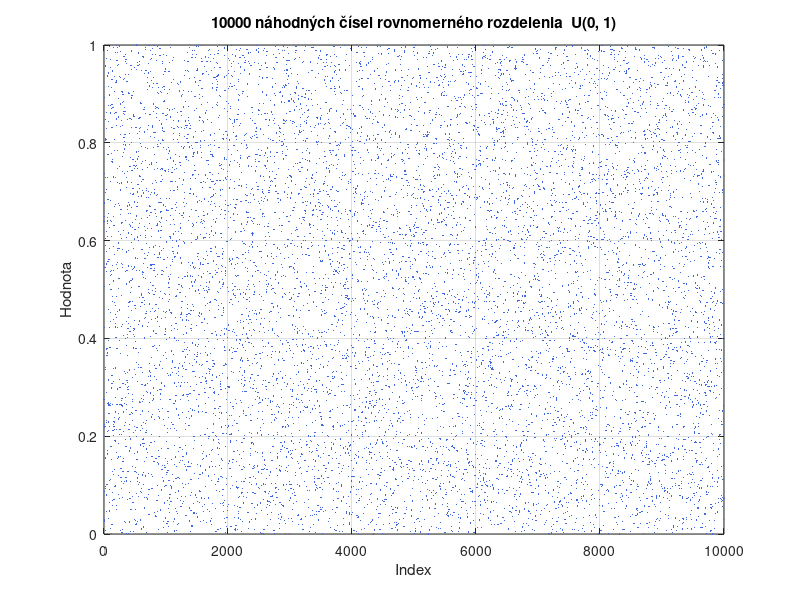
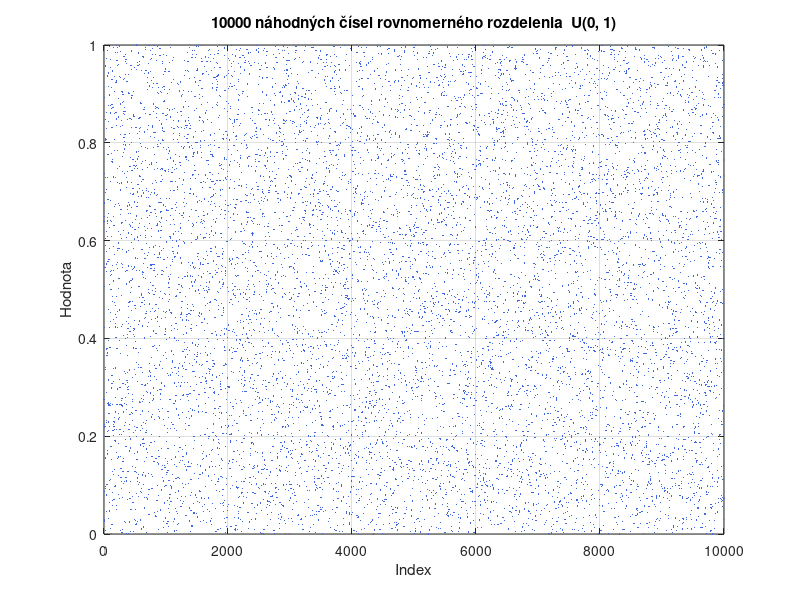

Write the MATLAB code that produced these figures, in order. (Note: this script raises an error after producing the figures.)
function analyza_pcap(pcap_file, only_task1)
%ANALYZA_PCAP  Analýza reálneho IP toku – TIS Zadanie 1
%
%  Autor  : Patrik  (6 písmen → mu = 6 p/s)
%
%  Použitie:
%    analyza_pcap                      % iba Task 1 (bez pcap)
%    analyza_pcap('subor.pcap')        % plná analýza
%    analyza_pcap('subor.pcap', true)  % iba Task 1
%
%  Požiadavky:
%    - MATLAB R2020a+ (exportgraphics)
%    - Statistics and Machine Learning Toolbox  (exprnd, poisspdf, prctile)
%    - Pre načítanie PCAP: Communications Toolbox (pcapread, R2021a+)
%      Alternatíva: exportujte PCAP do CSV cez tshark a upravte load_pcap().

if nargin < 1, pcap_file  = '';    end
if nargin < 2, only_task1 = false; end

%% ── Globálne nastavenia ──────────────────────────────────────────────────
NAME       = 'Patrik';
MU         = double(numel(NAME));   % 6 p/s  (počet písmen v mene)
N_SIM      = 10000;                 % počet simulovaných hodnôt
CHOSEN_BIN = 1.0;                   % vybrané vzorkovanie [s]

OUTPUT_DIR = 'output';
FIG_DIR    = fullfile(OUTPUT_DIR, 'figures');   % .fig (MATLAB figure)
JPG_DIR    = fullfile(OUTPUT_DIR, 'jpg');        % .jpg
TXT_DIR    = fullfile(OUTPUT_DIR, 'data');        % .txt

% vytvor výstupné adresáre
for d = {OUTPUT_DIR, FIG_DIR, JPG_DIR, TXT_DIR}
    if ~exist(d{1}, 'dir'), mkdir(d{1}); end
end

rng(42);   % reprodukovateľnosť

%% ── Task 1 – vždy ───────────────────────────────────────────────────────
task1_poisson_simulation(MU, N_SIM, JPG_DIR, FIG_DIR, TXT_DIR);

%% ── Task 2 & 3 – iba ak máme PCAP ───────────────────────────────────────
if ~only_task1
    if isempty(pcap_file)
        fprintf('\nPoznámka: nebol zadaný .pcap súbor – beží iba Task 1.\n');
        fprintf('Použitie: analyza_pcap(''subor.pcap'')\n');
    else
        if ~isfile(pcap_file)
            error('Súbor ''%s'' neexistuje.', pcap_file);
        end
        [times, protos] = load_pcap(pcap_file);
        task2_full_analysis(times, protos, CHOSEN_BIN, JPG_DIR, FIG_DIR, TXT_DIR);
        task3_segments(times, protos, CHOSEN_BIN, JPG_DIR, FIG_DIR, TXT_DIR);
    end
end

create_zip(OUTPUT_DIR);
end


%%%%%%%%%%%%%%%%%%%%%%%%%%%%%%%%%%%%%%%%%%%%%%%%%%%%%%%%%%%%%%%%%%%%%%%%%%%
%  TASK 1 – Simulácia Poissonovho toku
%%%%%%%%%%%%%%%%%%%%%%%%%%%%%%%%%%%%%%%%%%%%%%%%%%%%%%%%%%%%%%%%%%%%%%%%%%%

function task1_poisson_simulation(MU, N_SIM, JPG_DIR, FIG_DIR, TXT_DIR)
fprintf('\n%s\n', repmat('=', 1, 60));
fprintf('TASK 1 – Simulácia Poissonovho toku  (λ = %d p/s, N = %d)\n', MU, N_SIM);
fprintf('%s\n', repmat('=', 1, 60));

% ── Obr. 1 – rovnomerné rozdelenie ────────────────────────────────────
uniform_vals = rand(N_SIM, 1);

fig1 = figure('Visible', 'off', 'Position', [0 0 1100 400]);
plot(uniform_vals, '.', 'MarkerSize', 2, 'Color', [0.25 0.41 0.88]);
title(sprintf('%d náhodných čísel rovnomerného rozdelenia  U(0, 1)', N_SIM));
xlabel('Index');  ylabel('Hodnota');
ylim([0 1]);  grid on;
save_fig(fig1, 'task1_01_uniform', JPG_DIR, FIG_DIR);
save_txt(uniform_vals, 'task1_01_uniform', 'uniform_U(0,1)', TXT_DIR);
close(fig1);

% ── Obr. 2 – exponenciálne rozdelenie (medzery medzi príchodmi) ───────
exp_gaps = exprnd(1.0 / MU, N_SIM, 1);

fig2 = figure('Visible', 'off', 'Position', [0 0 1100 400]);
plot(exp_gaps, '.', 'MarkerSize', 2, 'Color', [1.0 0.55 0.0]);
title(sprintf('%d náhodných čísel exponenciálneho rozdelenia  (λ = %d p/s,  stredná hodnota = %.4f s)', ...
    N_SIM, MU, 1/MU));
xlabel('Index');  ylabel('Medzera  [s]');
grid on;
save_fig(fig2, 'task1_02_exponential', JPG_DIR, FIG_DIR);
save_txt(exp_gaps, 'task1_02_exponential', 'exponential_inter-arrival_time_s', TXT_DIR);
close(fig2);

% ── Vzorkovanie na 1-sekundové intervaly ──────────────────────────────
arrival_times = cumsum(exp_gaps);
t_end         = arrival_times(end);
t_bins        = (0 : ceil(t_end))';          % hrany histogramu
counts_1s     = histcounts(arrival_times, t_bins)';
bin_centers   = 0.5 * (t_bins(1:end-1) + t_bins(2:end));

% ── Obr. 3 – vzorkovaný Poissonov proces (priebeh + počty/s) ──────────
n_show = min(500, numel(arrival_times));
show_s = min(200, numel(counts_1s));

fig3 = figure('Visible', 'off', 'Position', [0 0 1300 700]);

subplot(2, 1, 1);
stairs(arrival_times(1:n_show), (1:n_show)', 'Color', [0.27 0.51 0.71], 'LineWidth', 0.9);
title(sprintf('Vzorkovaný Poissonov proces – kumulatívne príchody (prvých %d)', n_show));
xlabel('Čas  [s]');  ylabel('Kum. počet príchodov');
grid on;

subplot(2, 1, 2);
bar(bin_centers(1:show_s), counts_1s(1:show_s), 1.0, ...
    'FaceColor', [0.18 0.55 0.34], 'EdgeColor', [0.0 0.39 0.0], ...
    'FaceAlpha', 0.75, 'LineWidth', 0.3);
hold on;
yline(MU, 'r--', 'LineWidth', 1.5);
hold off;
title(sprintf('Počet príchodov za 1 sekundu  (prvých %d s)', show_s));
xlabel('Čas  [s]');  ylabel('Počet príchodov / s');
legend(sprintf('E[k] = λ = %d', MU), 'Location', 'northeast');
grid on;

sgtitle('Simulácia Poissonovho toku – vzorkovanie na 1 s', 'FontSize', 13, 'FontWeight', 'bold');
save_fig(fig3, 'task1_03_poisson_sampled', JPG_DIR, FIG_DIR);
save_txt([bin_centers, counts_1s], 'task1_03_counts_per_second', ...
    'time_start_s;counts_per_1s', TXT_DIR);
close(fig3);

% ── Obr. 4 – porovnanie simulácia vs. teoretické Poissonovo rozd. ─────
k_max     = max(max(counts_1s), MU + 5);
k_vals    = (0 : k_max)';
sim_cnt   = histcounts(counts_1s, (-0.5 : k_max + 0.5))';
sim_prob  = sim_cnt / sum(sim_cnt);
theo_prob = poisspdf(k_vals, MU);

fig4 = figure('Visible', 'off', 'Position', [0 0 1200 500]);
w = 0.38;
hold on;
bar(k_vals - w/2, sim_prob,  w, 'FaceColor', [0.27 0.51 0.71], ...
    'EdgeColor', [0 0 0.5],  'FaceAlpha', 0.80, 'LineWidth', 0.4);
bar(k_vals + w/2, theo_prob, w, 'FaceColor', [1.0 0.50 0.31], ...
    'EdgeColor', [0.55 0 0], 'FaceAlpha', 0.80, 'LineWidth', 0.4);
hold off;
title(sprintf('Porovnanie simulácie a teoretického Poissonovho rozdelenia  (λ = %d, N = %d)', ...
    MU, N_SIM));
xlabel('k  (príchody za 1 s)');  ylabel('Pravdepodobnosť  P(X = k)');
legend('Simulácia', sprintf('Poisson(λ = %d)', MU), 'Location', 'northeast');
grid on;

save_fig(fig4, 'task1_04_poisson_comparison', JPG_DIR, FIG_DIR);
save_txt([k_vals, sim_prob, theo_prob], 'task1_04_poisson_comparison', ...
    'k;sim_probability;theo_probability', TXT_DIR);
close(fig4);

fprintf('  Simulačný čas: %.1f s  |  bins: %d\n', t_end, numel(counts_1s));
fprintf('  Task 1 – hotovo.\n\n');
end


%%%%%%%%%%%%%%%%%%%%%%%%%%%%%%%%%%%%%%%%%%%%%%%%%%%%%%%%%%%%%%%%%%%%%%%%%%%
%  Pomocné funkcie – medzery a tok
%%%%%%%%%%%%%%%%%%%%%%%%%%%%%%%%%%%%%%%%%%%%%%%%%%%%%%%%%%%%%%%%%%%%%%%%%%%

function gaps = compute_gaps(times)
gaps  = diff(times);
n_neg = sum(gaps < 0);
if n_neg > 0
    fprintf('    Odstraňujem %d záporných medzier\n', n_neg);
end
gaps = gaps(gaps >= 0);
end


function [rate, pdf_fit] = exp_fit_curve(gaps, x)
mu_g = mean(gaps);
if mu_g > 0
    rate = 1.0 / mu_g;
else
    rate = 1.0;
end
pdf_fit = rate * exp(-rate * x);
end


function plot_gaps_3(gaps, prefix, title_str, JPG_DIR, FIG_DIR, TXT_DIR)
n_bins = min(120, max(20, floor(numel(gaps) / 80)));
x_99   = prctile(gaps, 99);
if isempty(x_99) || x_99 == 0, x_99 = 1.0; end
x_fit  = linspace(0, x_99, 300)';
[rate, pdf_fit] = exp_fit_curve(gaps, x_fit);

% ── gaps01 kombinovaný (priebeh + histogram) ───────────────────────────
fig = figure('Visible', 'off', 'Position', [0 0 1400 400]);

subplot(1, 2, 1);
plot(gaps, '.', 'MarkerSize', 1.5, 'Color', [0.27 0.51 0.71]);
title('Priebeh medzier (bez záporných)');
xlabel('Index paketu');  ylabel('Medzera  [s]');
grid on;

subplot(1, 2, 2);
histogram(gaps, n_bins, 'Normalization', 'pdf', 'BinLimits', [0, x_99], ...
    'FaceColor', [0.27 0.51 0.71], 'EdgeColor', [0 0 0.5], ...
    'FaceAlpha', 0.75, 'LineWidth', 0.3);
hold on;
plot(x_fit, pdf_fit, 'r-', 'LineWidth', 2.0);
hold off;
title('Histogram medzier');
xlabel('Medzera  [s]');  ylabel('Hustota pravdepodobnosti');
legend(sprintf('Exp fit  λ = %.3f p/s', rate), 'Location', 'northeast');
xlim([0, x_99]);  grid on;

sgtitle(title_str, 'FontSize', 13, 'FontWeight', 'bold');
save_fig(fig, sprintf('%s_gaps01_combined', prefix), JPG_DIR, FIG_DIR);
close(fig);

% ── gaps02 histogram standalone ────────────────────────────────────────
fig2 = figure('Visible', 'off', 'Position', [0 0 900 500]);
histogram(gaps, n_bins, 'Normalization', 'pdf', 'BinLimits', [0, x_99], ...
    'FaceColor', [0.27 0.51 0.71], 'EdgeColor', [0 0 0.5], ...
    'FaceAlpha', 0.75, 'LineWidth', 0.3);
hold on;
plot(x_fit, pdf_fit, 'r-', 'LineWidth', 2.0);
hold off;
title(sprintf('%s – histogram medzier', title_str));
xlabel('Medzera  [s]');  ylabel('Hustota pravdepodobnosti');
legend(sprintf('Exp fit  λ = %.3f p/s', rate), 'Location', 'northeast');
xlim([0, x_99]);  grid on;
save_fig(fig2, sprintf('%s_gaps02_histogram', prefix), JPG_DIR, FIG_DIR);
close(fig2);

% ── gaps03 priebeh standalone ──────────────────────────────────────────
fig3 = figure('Visible', 'off', 'Position', [0 0 1300 400]);
plot(gaps, '.', 'MarkerSize', 1.5, 'Color', [0.27 0.51 0.71]);
title(sprintf('%s – priebeh medzier medzi paketmi', title_str));
xlabel('Index paketu');  ylabel('Medzera  [s]');
grid on;
save_fig(fig3, sprintf('%s_gaps03_timeseries', prefix), JPG_DIR, FIG_DIR);
close(fig3);

save_txt(gaps, sprintf('%s_gaps', prefix), 'inter_packet_gap_s', TXT_DIR);
end


function [counts, centers] = sample_flow(times, bin_size)
t_start = times(1);
t_end   = times(end);
bins    = (t_start : bin_size : t_end + bin_size)';
counts  = histcounts(times, bins)';
centers = 0.5 * (bins(1:end-1) + bins(2:end));
end


function plot_flow_and_hist(counts, centers, bin_size, prefix, title_str, JPG_DIR, FIG_DIR, TXT_DIR)
mu_est    = mean(counts);
k_max     = max([max(counts), floor(mu_est) + 3, 1]);
k_vals    = (0 : k_max)';
sim_cnt   = histcounts(counts, (-0.5 : k_max + 0.5))';
sim_prob  = sim_cnt / max(sum(sim_cnt), 1);
theo_prob = poisspdf(k_vals, max(mu_est, 1e-6));
w = 0.38;

% ── kombinovaný (tok + histogram vedľa seba) ───────────────────────────
fig = figure('Visible', 'off', 'Position', [0 0 1600 500]);

subplot(1, 2, 1);
plot(centers, counts, '-', 'LineWidth', 0.8, 'Color', [0.27 0.51 0.71]);
hold on;
fill([centers(1); centers; centers(end)], [0; counts; 0], ...
    [0.27 0.51 0.71], 'FaceAlpha', 0.25, 'EdgeColor', 'none');
hold off;
title(sprintf('Tok paketov  (bin = %g s)', bin_size));
xlabel('Čas  [s]');  ylabel(sprintf('Pakety / %g s', bin_size));
grid on;

subplot(1, 2, 2);
hold on;
bar(k_vals - w/2, sim_prob,  w, 'FaceColor', [0.27 0.51 0.71], ...
    'EdgeColor', [0 0 0.5],  'FaceAlpha', 0.80, 'LineWidth', 0.4);
bar(k_vals + w/2, theo_prob, w, 'FaceColor', [1.0 0.50 0.31], ...
    'EdgeColor', [0.55 0 0], 'FaceAlpha', 0.80, 'LineWidth', 0.4);
hold off;
title(sprintf('Histogram vs. Poisson  (bin = %g s)', bin_size));
xlabel(sprintf('k  (pakety / %g s)', bin_size));  ylabel('Pravdepodobnosť');
legend('Data', sprintf('Poisson(λ = %.2f)', mu_est), 'Location', 'northeast');
grid on;

sgtitle(title_str, 'FontSize', 13, 'FontWeight', 'bold');
save_fig(fig, sprintf('%s_bin%g_combined', prefix, bin_size), JPG_DIR, FIG_DIR);
close(fig);

% ── tok standalone ─────────────────────────────────────────────────────
fig2 = figure('Visible', 'off', 'Position', [0 0 1300 400]);
plot(centers, counts, '-', 'LineWidth', 0.8, 'Color', [0.27 0.51 0.71]);
hold on;
fill([centers(1); centers; centers(end)], [0; counts; 0], ...
    [0.27 0.51 0.71], 'FaceAlpha', 0.25, 'EdgeColor', 'none');
hold off;
title(sprintf('%s – tok paketov  (bin = %g s)', title_str, bin_size));
xlabel('Čas  [s]');  ylabel(sprintf('Pakety / %g s', bin_size));
grid on;
save_fig(fig2, sprintf('%s_bin%g_flow', prefix, bin_size), JPG_DIR, FIG_DIR);
close(fig2);

% ── histogram standalone ───────────────────────────────────────────────
fig3 = figure('Visible', 'off', 'Position', [0 0 1000 500]);
hold on;
bar(k_vals - w/2, sim_prob,  w, 'FaceColor', [0.27 0.51 0.71], ...
    'EdgeColor', [0 0 0.5],  'FaceAlpha', 0.80, 'LineWidth', 0.4);
bar(k_vals + w/2, theo_prob, w, 'FaceColor', [1.0 0.50 0.31], ...
    'EdgeColor', [0.55 0 0], 'FaceAlpha', 0.80, 'LineWidth', 0.4);
hold off;
title(sprintf('%s – histogram vs. Poisson  (bin = %g s)', title_str, bin_size));
xlabel(sprintf('k  (pakety / %g s)', bin_size));  ylabel('Pravdepodobnosť');
legend('Data', sprintf('Poisson(λ = %.2f)', mu_est), 'Location', 'northeast');
grid on;
save_fig(fig3, sprintf('%s_bin%g_hist', prefix, bin_size), JPG_DIR, FIG_DIR);
close(fig3);

% dáta
save_txt([centers, counts], sprintf('%s_bin%g_flow', prefix, bin_size), ...
    sprintf('time_s;packets_per_%gs', bin_size), TXT_DIR);
save_txt([k_vals, sim_prob, theo_prob], sprintf('%s_bin%g_hist', prefix, bin_size), ...
    sprintf('k;sim_prob;poisson_prob(mu=%.4f)', mu_est), TXT_DIR);
end


%%%%%%%%%%%%%%%%%%%%%%%%%%%%%%%%%%%%%%%%%%%%%%%%%%%%%%%%%%%%%%%%%%%%%%%%%%%
%  TASK 2 – Celý záznam
%%%%%%%%%%%%%%%%%%%%%%%%%%%%%%%%%%%%%%%%%%%%%%%%%%%%%%%%%%%%%%%%%%%%%%%%%%%

function task2_full_analysis(times, protos, CHOSEN_BIN, JPG_DIR, FIG_DIR, TXT_DIR)
fprintf('\n%s\n', repmat('=', 1, 60));
fprintf('TASK 2 – Analýza celého záznamu\n');
fprintf('%s\n', repmat('=', 1, 60));

% ── medzery (3 obrázky) ────────────────────────────────────────────────
fprintf('\n  Medzery – všetky pakety\n');
gaps_all = compute_gaps(times);
plot_gaps_3(gaps_all, 'task2_all', 'Všetky pakety', JPG_DIR, FIG_DIR, TXT_DIR);

% ── 3 vzorkovania (6 obrázkov) ────────────────────────────────────────
bin_sizes = [0.01, 0.1, 1.0];
fprintf('\n  Tri vzorkovania: [%.2f  %.1f  %.1f] s\n', bin_sizes);
for i = 1:numel(bin_sizes)
    bs = bin_sizes(i);
    fprintf('    bin = %g s\n', bs);
    [counts, centers] = sample_flow(times, bs);
    plot_flow_and_hist(counts, centers, bs, 'task2_all_sampling', ...
        'Všetky pakety', JPG_DIR, FIG_DIR, TXT_DIR);
end

% ── zvolené vzorkovanie → TCP / UDP / iné (6 obrázkov) ────────────────
fprintf('\n  Zvolené vzorkovanie: %g s  →  TCP / UDP / iné\n', CHOSEN_BIN);
proto_labels = {'tcp',        'udp',        'other'};
proto_names  = {'TCP pakety', 'UDP pakety', 'Zvyšok (nie TCP/UDP)'};
for i = 1:3
    mask   = strcmp(protos, proto_labels{i});
    t_prot = times(mask);
    if numel(t_prot) < 2
        fprintf('    %s: príliš málo paketov, preskočím\n', upper(proto_labels{i}));
        continue;
    end
    fprintf('    %s: %d paketov\n', proto_names{i}, numel(t_prot));
    [counts, centers] = sample_flow(t_prot, CHOSEN_BIN);
    plot_flow_and_hist(counts, centers, CHOSEN_BIN, ...
        sprintf('task2_%s', proto_labels{i}), proto_names{i}, JPG_DIR, FIG_DIR, TXT_DIR);
end

fprintf('  Task 2 – hotovo.\n\n');
end


%%%%%%%%%%%%%%%%%%%%%%%%%%%%%%%%%%%%%%%%%%%%%%%%%%%%%%%%%%%%%%%%%%%%%%%%%%%
%  TASK 3 – Zaujímavý a nudný úsek
%%%%%%%%%%%%%%%%%%%%%%%%%%%%%%%%%%%%%%%%%%%%%%%%%%%%%%%%%%%%%%%%%%%%%%%%%%%

function [mask_int, mask_bor, t_int, t_bor, window] = find_segments(times, window)
bins   = (times(1) : window : times(end) + window)';
counts = histcounts(times, bins)';
starts = bins(1:end-1);

[~, idx_int] = max(counts);
nonzero      = find(counts > 0);
[~, tmp]     = min(counts(nonzero));
idx_bor      = nonzero(tmp);

t_int = starts(idx_int);
t_bor = starts(idx_bor);

fprintf('    Najzaujímavejší: [%.1f – %.1f] s  (%d pkt)\n', ...
    t_int, t_int + window, counts(idx_int));
fprintf('    Najnudnejší   : [%.1f – %.1f] s  (%d pkt)\n', ...
    t_bor, t_bor + window, counts(idx_bor));

mask_int = times >= t_int & times < t_int + window;
mask_bor = times >= t_bor & times < t_bor + window;
end


function task3_segments(times, protos, CHOSEN_BIN, JPG_DIR, FIG_DIR, TXT_DIR)
fprintf('\n%s\n', repmat('=', 1, 60));
fprintf('TASK 3 – Najzaujímavejší a najnudnejší úsek\n');
fprintf('%s\n', repmat('=', 1, 60));

duration = times(end) - times(1);
window   = min(10.0, duration / 10.0);
fprintf('  Dĺžka záznamu: %.1f s  |  okno: %.1f s\n', duration, window);

[mask_int, mask_bor, t_int, t_bor, ~] = find_segments(times, window);

seg_names  = {'interesting',   'boring'};
seg_masks  = {mask_int,        mask_bor};
seg_titles = {sprintf('Najzaujímavejší úsek  (t ≈ %.0f s)', t_int), ...
              sprintf('Najnudnejší úsek      (t ≈ %.0f s)', t_bor)};

fig_overview = figure('Visible', 'off', 'Position', [0 0 1600 900]);
sgtitle('Porovnanie medzier – zaujímavý vs. nudný úsek', ...
    'FontSize', 13, 'FontWeight', 'bold');

for seg_idx = 1:2
    seg_name  = seg_names{seg_idx};
    seg_mask  = seg_masks{seg_idx};
    seg_title = seg_titles{seg_idx};
    t_seg     = times(seg_mask);
    p_seg     = protos(seg_mask);

    if numel(t_seg) < 2
        fprintf('  POZOR: %s – príliš málo paketov, preskočím\n', seg_name);
        continue;
    end

    gaps_seg = compute_gaps(t_seg);
    clr = [0.27 0.51 0.71];  % steelblue pre interesting
    if strcmp(seg_name, 'boring'), clr = [1 0.55 0.0]; end  % darkorange

    % ── prehľadový panel (súhrnný obrázok fig_overview) ─────────────
    subplot(2, 2, (seg_idx - 1) * 2 + 1);
    plot(gaps_seg, '.', 'MarkerSize', 2.0, 'Color', clr);
    title(sprintf('%s – priebeh medzier', seg_title));
    xlabel('Index');  ylabel('Medzera  [s]');
    grid on;

    x_99     = prctile(gaps_seg, 99);
    if isempty(x_99) || x_99 == 0, x_99 = 1.0; end
    n_bins_s = min(60, max(10, floor(numel(gaps_seg) / 10)));
    x_fit    = linspace(0, x_99, 300)';
    [rate_s, pdf_s] = exp_fit_curve(gaps_seg, x_fit);

    subplot(2, 2, (seg_idx - 1) * 2 + 2);
    histogram(gaps_seg, n_bins_s, 'Normalization', 'pdf', 'BinLimits', [0, x_99], ...
        'FaceColor', clr, 'EdgeColor', [0 0 0.5], 'FaceAlpha', 0.75, 'LineWidth', 0.3);
    hold on;
    plot(x_fit, pdf_s, 'r-', 'LineWidth', 1.8);
    hold off;
    title(sprintf('%s – histogram medzier', seg_title));
    xlabel('Medzera  [s]');  ylabel('Hustota');
    legend(sprintf('Exp  λ = %.3f', rate_s), 'Location', 'northeast', 'FontSize', 8);
    xlim([0, x_99]);  grid on;

    % ── individuálne grafy medzier úseku ─────────────────────────────
    plot_gaps_3(gaps_seg, sprintf('task3_%s', seg_name), seg_title, ...
        JPG_DIR, FIG_DIR, TXT_DIR);

    % ── 4 datasety × 2 obrázky ────────────────────────────────────────
    ds_names  = {'all',  'tcp',  'udp',  'other'};
    ds_titles = {sprintf('%s – Všetky pakety', seg_title), ...
                 sprintf('%s – TCP',          seg_title), ...
                 sprintf('%s – UDP',          seg_title), ...
                 sprintf('%s – Zvyšok',       seg_title)};

    fig_grid = figure('Visible', 'off', 'Position', [0 0 1600 2200]);
    sgtitle(sprintf('%s – tok paketov  (bin = %g s)', seg_title, CHOSEN_BIN), ...
        'FontSize', 13, 'FontWeight', 'bold');

    for ds_idx = 1:4
        if strcmp(ds_names{ds_idx}, 'all')
            ds_mask = true(numel(t_seg), 1);
        else
            ds_mask = strcmp(p_seg, ds_names{ds_idx});
        end
        t_ds     = t_seg(ds_mask);
        ds_title = ds_titles{ds_idx};

        ax_flow = subplot(4, 2, (ds_idx - 1) * 2 + 1);
        ax_hist = subplot(4, 2, (ds_idx - 1) * 2 + 2);

        if numel(t_ds) < 2
            axes(ax_flow); %#ok<LAXES>
            text(0.5, 0.5, sprintf('Nedostatok dát\n(%s)', ds_names{ds_idx}), ...
                'HorizontalAlignment', 'center', 'VerticalAlignment', 'middle', ...
                'Units', 'normalized', 'FontSize', 12);
            axes(ax_hist); %#ok<LAXES>
            text(0.5, 0.5, sprintf('Nedostatok dát\n(%s)', ds_names{ds_idx}), ...
                'HorizontalAlignment', 'center', 'VerticalAlignment', 'middle', ...
                'Units', 'normalized', 'FontSize', 12);
            continue;
        end

        t_ds_norm = t_ds - t_ds(1);   % normalizácia na začiatok segmentu
        [counts_g, centers_g] = sample_flow(t_ds_norm, CHOSEN_BIN);

        % tok
        axes(ax_flow); %#ok<LAXES>
        plot(centers_g, counts_g, '-', 'LineWidth', 0.8, 'Color', [0.27 0.51 0.71]);
        hold on;
        fill([centers_g(1); centers_g; centers_g(end)], [0; counts_g; 0], ...
            [0.27 0.51 0.71], 'FaceAlpha', 0.25, 'EdgeColor', 'none');
        hold off;
        title(sprintf('%s – tok', ds_title));
        xlabel('Čas  [s]');  ylabel(sprintf('Pkt / %g s', CHOSEN_BIN));
        grid on;

        % histogram vs Poisson
        mu_ds    = mean(counts_g);
        k_max_ds = max([max(counts_g), floor(mu_ds) + 3, 1]);
        kv       = (0 : k_max_ds)';
        sc       = histcounts(counts_g, (-0.5 : k_max_ds + 0.5))';
        sp       = sc / max(sum(sc), 1);
        tp       = poisspdf(kv, max(mu_ds, 1e-6));

        w = 0.38;
        axes(ax_hist); %#ok<LAXES>
        hold on;
        bar(kv - w/2, sp, w, 'FaceColor', [0.27 0.51 0.71], ...
            'EdgeColor', [0 0 0.5],  'FaceAlpha', 0.80, 'LineWidth', 0.4);
        bar(kv + w/2, tp, w, 'FaceColor', [1.0 0.50 0.31], ...
            'EdgeColor', [0.55 0 0], 'FaceAlpha', 0.80, 'LineWidth', 0.4);
        hold off;
        title(sprintf('%s – histogram', ds_title));
        xlabel('k');  ylabel('Pravd.');
        legend('Data', sprintf('Poisson(%.1f)', mu_ds), ...
            'Location', 'northeast', 'FontSize', 7);
        grid on;

        plot_flow_and_hist(counts_g, centers_g, CHOSEN_BIN, ...
            sprintf('task3_%s_%s', seg_name, ds_names{ds_idx}), ...
            ds_title, JPG_DIR, FIG_DIR, TXT_DIR);
    end

    save_fig(fig_grid, sprintf('task3_%s_grid4x2', seg_name), JPG_DIR, FIG_DIR);
    close(fig_grid);
end

save_fig(fig_overview, 'task3_overview_gaps_2x2', JPG_DIR, FIG_DIR);
close(fig_overview);

fprintf('  Task 3 – hotovo.\n\n');
end


%%%%%%%%%%%%%%%%%%%%%%%%%%%%%%%%%%%%%%%%%%%%%%%%%%%%%%%%%%%%%%%%%%%%%%%%%%%
%  Načítanie PCAP
%%%%%%%%%%%%%%%%%%%%%%%%%%%%%%%%%%%%%%%%%%%%%%%%%%%%%%%%%%%%%%%%%%%%%%%%%%%

function [times, protos] = load_pcap(pcap_file)
%LOAD_PCAP  Načíta .pcap súbor pomocou pcapread (Communications Toolbox, R2021a+).
%
%  Ak pcapread nie je dostupný, exportujte PCAP do CSV cez tshark:
%    tshark -r subor.pcap -T fields -e frame.time_epoch -e ip.proto \
%           -E separator=, -E header=y > subor.csv
%  a nahraďte telo tejto funkcie za:
%    T = readtable('subor.csv');
%    times  = T.frame_time_epoch;
%    protos = repmat({'other'}, height(T), 1);
%    protos(T.ip_proto == 6)  = {'tcp'};
%    protos(T.ip_proto == 17) = {'udp'};

fprintf('\nNačítavam PCAP: %s\n', pcap_file);

if ~exist('pcapread', 'file')
    error(['Funkcia pcapread nie je dostupná.\n' ...
           'Vyžaduje MATLAB R2021a+ a Communications Toolbox.\n' ...
           'Alternatíva: exportujte PCAP do CSV cez tshark – pozri komentár v load_pcap().']);
end

pkt_info = pcapread(pcap_file);
n        = numel(pkt_info);
times    = zeros(n, 1);
protos   = repmat({'other'}, n, 1);

for i = 1:n
    times(i) = double(pkt_info(i).Timestamp);
    raw      = pkt_info(i).Data;
    % Ethernet II rámec: EtherType na bajtoch 13–14 (1-indexed)
    % IPv4 (0x0800): Protocol field na bajte 24 (14 B Eth + 9 B do IP proto)
    if numel(raw) >= 24
        ethertype = uint16(raw(13)) * 256 + uint16(raw(14));
        if ethertype == hex2dec('0800')   % IPv4
            ip_proto = raw(24);
            if ip_proto == 6
                protos{i} = 'tcp';
            elseif ip_proto == 17
                protos{i} = 'udp';
            end
        end
    end
end

% zoradiť podľa časovej pečiatky
[times, order] = sort(times);
protos = protos(order);

n_tcp   = sum(strcmp(protos, 'tcp'));
n_udp   = sum(strcmp(protos, 'udp'));
n_other = sum(strcmp(protos, 'other'));
fprintf('  Celkový počet paketov : %d\n', n);
fprintf('  TCP / UDP / iné       : %d / %d / %d\n', n_tcp, n_udp, n_other);
fprintf('  Trvanie záznamu       : %.3f s\n', times(end) - times(1));
end


%%%%%%%%%%%%%%%%%%%%%%%%%%%%%%%%%%%%%%%%%%%%%%%%%%%%%%%%%%%%%%%%%%%%%%%%%%%
%  ZIP archív
%%%%%%%%%%%%%%%%%%%%%%%%%%%%%%%%%%%%%%%%%%%%%%%%%%%%%%%%%%%%%%%%%%%%%%%%%%%

function create_zip(OUTPUT_DIR)
zip_path = fullfile(OUTPUT_DIR, 'analyza_pcap_patrik.zip');
fprintf('\nVytvárám ZIP archív: %s\n', zip_path);

all_files = dir(fullfile(OUTPUT_DIR, '**', '*'));
all_files = all_files(~[all_files.isdir]);

file_list = {};
for i = 1:numel(all_files)
    fp = fullfile(all_files(i).folder, all_files(i).name);
    if ~endsWith(fp, '.zip')
        file_list{end+1} = fp; %#ok<AGROW>
    end
end

if ~isempty(file_list)
    zip(zip_path, file_list);
end
fprintf('  ZIP uložený: %s\n', zip_path);
end


%%%%%%%%%%%%%%%%%%%%%%%%%%%%%%%%%%%%%%%%%%%%%%%%%%%%%%%%%%%%%%%%%%%%%%%%%%%
%  Ukladanie figúr a dát
%%%%%%%%%%%%%%%%%%%%%%%%%%%%%%%%%%%%%%%%%%%%%%%%%%%%%%%%%%%%%%%%%%%%%%%%%%%

function save_fig(fig, name, JPG_DIR, FIG_DIR)
% .fig – natívny MATLAB formát
fig_path = fullfile(FIG_DIR, [name '.fig']);
savefig(fig, fig_path);

% .jpg – 150 DPI  (exportgraphics vyžaduje R2020a+)
jpg_path = fullfile(JPG_DIR, [name '.jpg']);
exportgraphics(fig, jpg_path, 'Resolution', 150);
fprintf('  → %s\n', jpg_path);
end


function save_txt(data, name, header, TXT_DIR)
path = fullfile(TXT_DIR, [name '.txt']);
% zapíš hlavičku
fid = fopen(path, 'w');
fprintf(fid, '# %s\n', header);
fclose(fid);
% pripoj dáta (bodkočiarka ako oddeľovač, 8 platných číslic)
writematrix(data, path, 'Delimiter', ';', 'WriteMode', 'append', 'FileType', 'text');
fprintf('  → %s\n', path);
end
